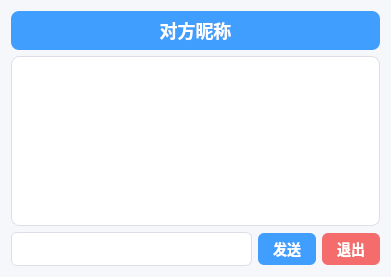
<?xml version="1.0" encoding="UTF-8"?>
<ui version="4.0">
 <class>PrivateChatWidget</class>
 <widget class="QWidget" name="PrivateChatWidget">
  <property name="geometry">
   <rect>
    <x>0</x>
    <y>0</y>
    <width>391</width>
    <height>277</height>
   </rect>
  </property>
  <property name="windowTitle">
   <string>私聊</string>
  </property>
  <property name="styleSheet">
   <string notr="true">/* ================= 统一基础 ================= */
QWidget {
    background-color: #f5f7fa;
    font-family: &quot;Microsoft YaHei&quot;;
    font-size: 14px;
    color: #333333;
}

/* ================= 顶部标题（蓝渐变 + 白字） ================= */
QLabel#targetLabel {
    font-size: 18px;
    font-weight: bold;
    color: #ffffff;
    background-color: #409eff;   /* 纯色蓝底 */
    padding: 6px;
    border-radius: 8px;
}

/* ================= 聊天浏览区 ================= */
QTextEdit#chatBrowser {
    border: 1px solid #dcdfe6;
    border-radius: 8px;
    padding: 8px;
    background-color: #ffffff;
    font-size: 13px;
    color: #303133;
}

/* ================= 输入框（同高 32） ================= */
QLineEdit#msgEdit {
    height: 32px;
    padding: 0 8px;
    border-radius: 6px;
    border: 1px solid #dcdfe6;
    background-color: #ffffff;
}

QLineEdit#msgEdit:focus {
    border: 1px solid #409eff;
}

/* ================= 按钮（同高 32） ================= */
QPushButton {
    height: 32px;
    padding: 0 15px;
    border-radius: 6px;
    background-color: #409eff;
    color: #ffffff;
    border: none;
    font-weight: bold;
}

QPushButton:hover {
    background-color: #66b1ff;
}

QPushButton:pressed {
    background-color: #337ecc;
}

/* ================= 关闭按钮（红底白字） ================= */
QPushButton#closeButton {
    background-color: #f56c6c;
    color: #ffffff;
}

QPushButton#closeButton:hover {
    background-color: #f78989;
}

/* ================= 细滚动条 ================= */
QScrollBar:vertical {
    width: 8px;
    background: transparent;
}

QScrollBar::handle:vertical {
    background: #c0c4cc;
    border-radius: 4px;
}

QScrollBar::handle:vertical:hover {
    background: #909399;
}

QScrollBar::add-line,
QScrollBar::sub-line {
    height: 0px;
}</string>
  </property>
  <layout class="QVBoxLayout" name="verticalLayout">
   <item>
    <widget class="QLabel" name="targetLabel">
     <property name="text">
      <string>对方昵称</string>
     </property>
     <property name="alignment">
      <set>Qt::AlignmentFlag::AlignCenter</set>
     </property>
    </widget>
   </item>
   <item>
    <widget class="QTextEdit" name="chatBrowser">
     <property name="styleSheet">
      <string notr="true"/>
     </property>
     <property name="readOnly">
      <bool>true</bool>
     </property>
    </widget>
   </item>
   <item>
    <layout class="QHBoxLayout" name="horizontalLayout">
     <item>
      <widget class="QLineEdit" name="msgEdit"/>
     </item>
     <item>
      <widget class="QPushButton" name="sendButton">
       <property name="text">
        <string>发送</string>
       </property>
      </widget>
     </item>
     <item>
      <widget class="QPushButton" name="closeButton">
       <property name="text">
        <string>退出</string>
       </property>
      </widget>
     </item>
    </layout>
   </item>
  </layout>
 </widget>
 <resources/>
 <connections/>
</ui>
